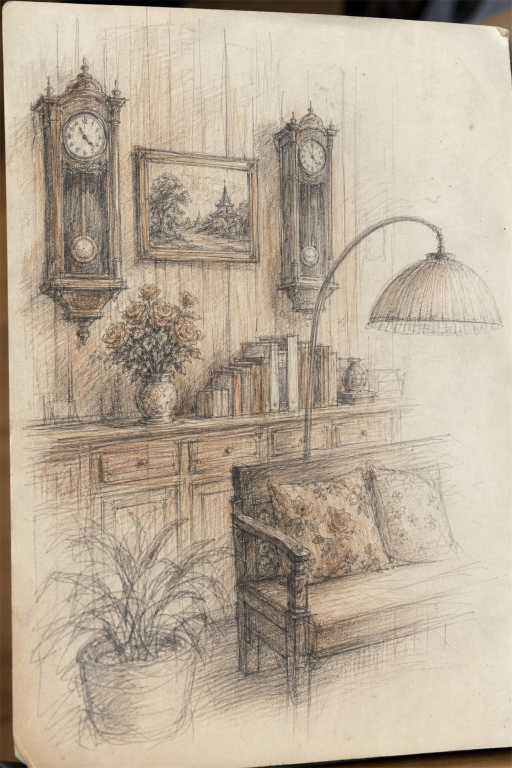
#> input picture merch/selected/D07_interior-pencil.png, 1024 x 1536 px, given in place of F05_signature-window.png, which was not available (shown at 1/2 size)
$ python _make_postcards.py
#> lines starting #> are read from the running program, lines starting #| are printed output that depends on the picture; pictures that were not available may be replaced by others from this repository, and a replacement may not be noted
# -*- coding: utf-8 -*-
"""Build print-ready A6 postcards (front + back) for Siwara Cafe.

A6 trim 105 x 148 mm · 3 mm bleed all round -> 111 x 154 mm · 300 dpi -> 1311 x 1819 px
Safe area: 5 mm inside the trim (so 8 mm in from the bleed edge).

Outputs into merch/print/postcards/:
  <CODE>_front.png / <CODE>_back.png   300 dpi, bleed included
  SIWARA_postcards_A6_print.pdf        all pages, front then back, ready to send to the printer
  GUIDE.md                             what to tell the print shop
"""
import io
import subprocess
import sys
from pathlib import Path

from PIL import Image

sys.stdout = io.TextIOWrapper(sys.stdout.buffer, encoding="utf-8", errors="replace")

ROOT = Path(__file__).parent
SEL = ROOT / "selected"
OUT = ROOT / "print" / "postcards"
OUT.mkdir(parents=True, exist_ok=True)

DPI = 300
MM = DPI / 25.4
W = round(111 * MM)          # 1311 px  (105 + 3 + 3)
H = round(154 * MM)          # 1819 px  (148 + 3 + 3)
BLEED = round(3 * MM)        # 35 px
SAFE = round(8 * MM)         # 94 px from the bleed edge

SHOP = {
    "th": "ศิวรา คาเฟ่",
    "en": "SIWARA CAFE",
    "addr": "53 ถนนราษฎร์บำรุง ต.ตะกั่วป่า อ.ตะกั่วป่า จ.พังงา 82110",
    "hours": "เปิดอังคาร · อาทิตย์  10:00 · 17:00  (ปิดวันจันทร์)",
    "web": "siwara.cafe",
    "social": "FB siwaracafetakuapa   ·   IG @si.wara_cafe   ·   TikTok @siwaracafe",
    "tel": "097 350 1514",
}

CARDS = [
    ("F05", "F05_signature-window.png", "มุมสวย · หน้าต่างกระจกสี",
     "แสงบ่ายผ่านกระจกอัดลายสีเหลืองกับชมพู บนบ้านไม้สักอายุเกือบร้อยปี"),
    ("F07", "F07_roses-table.png", "กุหลาบบนโต๊ะ",
     "ดอกไม้สดบนโต๊ะไม้ เปลี่ยนใหม่ทุกเช้าก่อนเปิดร้าน"),
    ("F08", "F08_oldtown-street.png", "ถนนเมืองเก่าตะกั่วป่า",
     "โคมแดงสองแถวเหนือถนนสายวัฒนธรรม หน้าตึกแถวชิโนโปรตุกีส"),
    ("F13", "F13_street-morning.png", "เมืองเก่าตอนเช้า",
     "แสงเช้าสาดกำแพงตึกแถว ก่อนร้านรวงจะเปิดประตู"),
    ("F14", "F14_songthaew-mural.png", "รถสองแถวบนกำแพงเก่า",
     "ภาพวาดรถสองแถวตะกั่วป่า · เขาหลัก บนผนังคราบกาลเวลา"),
    ("F02", "F02_before-restoration.png", "บ้านหลังนี้เมื่อก่อน",
     "บ้านไม้สักหลังคาสังกะสี ก่อนบูรณะมาเป็นศิวรา คาเฟ่"),
    ("F09", "F09_shrine-lanterns.png", "ศาลเจ้าซินใช่ตึ๋ง",
     "โคมแดงเต็มลานศาลเจ้า หัวใจของเมืองเก่าตะกั่วป่า"),
    ("F11", "F11_elephants-old-street.png", "ตะกั่วป่าเมื่อครั้งเหมืองแร่",
     "ขบวนช้างเดินกลางถนนสายเดียวกับที่คุณเพิ่งเดินผ่าน"),
]

BACK_TPL = """<!DOCTYPE html><html lang="th"><head><meta charset="utf-8">
<link href="https://fonts.googleapis.com/css2?family=Chonburi&family=Sarabun:wght@300;400;600&display=swap" rel="stylesheet">
<style>
  @page{{size:{W}px {H}px;margin:0}}
  *{{box-sizing:border-box}}
  html,body{{margin:0;padding:0;width:{W}px;height:{H}px;overflow:hidden;background:#f4ece0}}
  .sheet{{position:relative;width:{W}px;height:{H}px;
         font-family:'Sarabun',sans-serif;color:#241d19}}
  /* everything inside .safe is guaranteed not to be cut off */
  .safe{{position:absolute;left:{SAFE}px;top:{SAFE}px;
        width:{IW}px;height:{IH}px}}
  .head{{display:flex;align-items:baseline;gap:14px;
        border-bottom:1.5px solid #241d19;padding-bottom:10px}}
  .th{{font-family:'Chonburi',serif;font-size:40px;line-height:1}}
  .en{{font-size:17px;letter-spacing:.26em;opacity:.7}}
  .caption{{margin-top:14px;font-size:23px;font-weight:600}}
  .desc{{margin-top:5px;font-size:17px;line-height:1.55;opacity:.78;max-width:560px}}
  .divider{{position:absolute;left:{DIVX}px;top:{DIVT}px;width:1.5px;height:{DIVH}px;
           background:#241d19;opacity:.55}}
  .lines{{position:absolute;left:0;top:{LT}px;width:{LW}px}}
  .lines div{{height:1px;background:#241d19;opacity:.2;margin-bottom:{LGAP}px}}
  .stamp{{position:absolute;right:0;top:{LT}px;width:{STW}px;height:{STH}px;
         border:1.5px dashed #241d19;opacity:.55;border-radius:3px;
         display:flex;align-items:center;justify-content:center;
         font-size:13px;letter-spacing:.12em;text-align:center;line-height:1.5;padding:6px}}
  .addr{{position:absolute;right:0;top:{AT}px;width:{AW}px}}
  .addr div{{height:1px;background:#241d19;opacity:.2;margin-bottom:{AGAP}px}}
  .addr .lbl{{height:auto;background:none;opacity:.5;font-size:13px;letter-spacing:.14em;
             margin-bottom:16px}}
  .foot{{position:absolute;left:0;bottom:0;width:{IW}px;
        border-top:1.5px solid #241d19;padding-top:9px;font-size:14.5px;line-height:1.7}}
  .foot b{{font-weight:600}}
  .foot .row2{{opacity:.72}}
  .code{{position:absolute;right:0;bottom:0;font-size:12px;opacity:.45;letter-spacing:.16em}}
</style></head><body>
<div class="sheet">
  <div class="divider"></div>
  <div class="safe">
    <div class="head"><span class="th">{shop_th}</span><span class="en">{shop_en}</span></div>
    <div class="caption">{caption}</div>
    <div class="desc">{desc}</div>

    <div class="lines">{LROWS}</div>

    <div class="stamp">ติด<br>แสตมป์</div>
    <div class="addr">
      <div class="lbl">ถึง / TO</div>
      <div></div><div></div><div></div><div></div>
    </div>

    <div class="foot">
      <div><b>{addr}</b></div>
      <div class="row2">{hours}  ·  โทร {tel}</div>
      <div class="row2">{web}  ·  {social}</div>
      <div class="code">{code}</div>
    </div>
  </div>
</div>
</body></html>"""


def front(src: Path, dst: Path):
    """Portrait artwork is cover-cropped to fill the card. Square or landscape artwork is
    fitted whole onto the cream page instead, because cropping it to portrait chops the
    subject in half (F14 lost the back of the truck that way)."""
    im = Image.open(src).convert("RGB")
    sw, sh = im.size
#> sw = 1024; sh = 1536
    if sw / sh <= 0.75:                                   # portrait enough to fill
        scale = max(W / sw, H / sh)
#> scale = 1.28
        nw, nh = round(sw * scale), round(sh * scale)
#> nw = 1311; nh = 1966
        im = im.resize((nw, nh), Image.LANCZOS)
#> im: PIL image 1311x1966 RGB
        left, top = (nw - W) // 2, (nh - H) // 2
#> left = 0; top = 73
        out = im.crop((left, top, left + W, top + H))
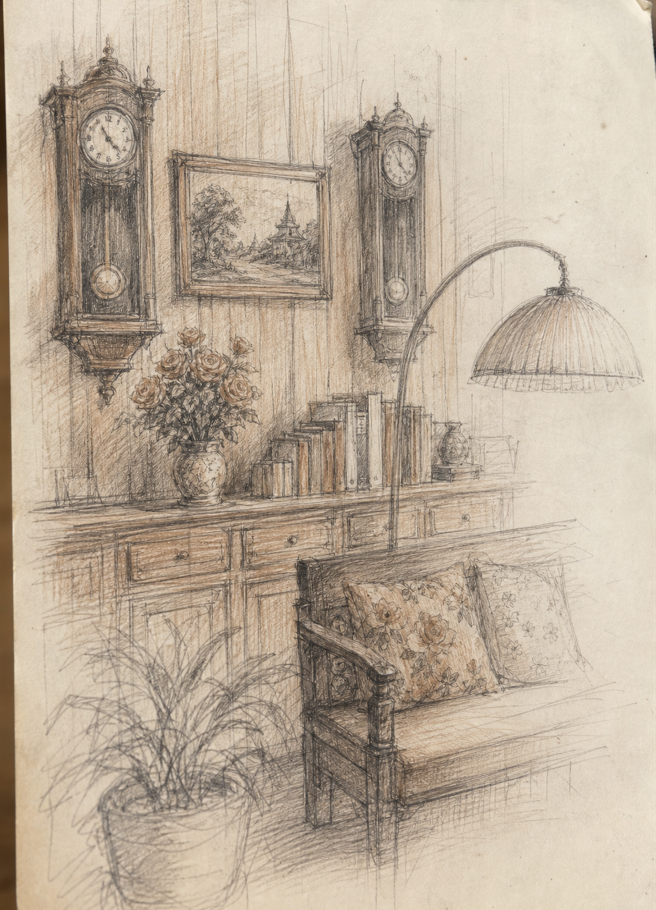
#> out: PIL image 1311x1819 RGB (shown at 1/2 size); mean R, G, B 189, 173.8, 155.4
    else:                                                 # fit whole, cream margin
        pad = round(6 * MM)
        scale = min((W - 2 * pad) / sw, (H - 2 * pad) / sh)
        nw, nh = round(sw * scale), round(sh * scale)
        im = im.resize((nw, nh), Image.LANCZOS)
        out = Image.new("RGB", (W, H), (244, 236, 224))
        out.paste(im, ((W - nw) // 2, round((H - nh) * 0.42)))
    out.save(dst, dpi=(DPI, DPI))
    return out


def build_backs(cards):
    html_dir = OUT / "_html"
    html_dir.mkdir(exist_ok=True)
    files = []
    inner_w, inner_h = W - 2 * SAFE, H - 2 * SAFE
    for code, _src, caption, desc in cards:
        # the writing zone starts just under the caption block and runs down to the footer,
        # so the card does not have a dead band across its middle
        top = round(inner_h * 0.20)
        bottom = round(inner_h * 0.87)
        nlines = 9
        lgap = round((bottom - top) / nlines)
        addr_top = top + round(34 * MM) + 26
        agap = round((bottom - addr_top) / 4)
        html = BACK_TPL.format(
            W=W, H=H, SAFE=SAFE, IW=inner_w, IH=inner_h,
            DIVX=W // 2, DIVT=SAFE + top - round(4 * MM), DIVH=bottom - top + round(8 * MM),
            LT=top, LW=round(inner_w * 0.44), LGAP=lgap, AGAP=agap,
            LROWS='<div></div>' * nlines,
            STW=round(24 * MM), STH=round(30 * MM),
            AT=addr_top, AW=round(inner_w * 0.44),
            shop_th=SHOP["th"], shop_en=SHOP["en"], caption=caption, desc=desc,
            addr=SHOP["addr"], hours=SHOP["hours"], tel=SHOP["tel"],
            web=SHOP["web"], social=SHOP["social"], code=code,
        )
        f = html_dir / f"{code}_back.html"
        f.write_text(html, encoding="utf-8")
        files.append(f)
    cmd = [sys.executable, r"D:\workFull\scripts\render_covers_png.py",
           "--width", str(W), "--height", str(H), *[str(f) for f in files]]
    r = subprocess.run(cmd, capture_output=True, text=True, encoding="utf-8", errors="replace")
    print((r.stdout or "")[-500:])
    for f in files:
        png = f.with_suffix(".png")
        im = Image.open(png).convert("RGB")
        if im.size != (W, H):                       # render script shoots at 2x device scale
            im = im.resize((W, H), Image.LANCZOS)
        dst = OUT / png.name
        im.save(dst, dpi=(DPI, DPI))
    return [OUT / (f.stem + ".png") for f in files]


if __name__ == "__main__":
    pages = []
    for code, src, caption, desc in CARDS:
        f = OUT / f"{code}_front.png"
        front(SEL / src, f)
        print(f"  front {f.name}")
#> pass 2 of the loop `for code, src, caption, desc in CARDS:`:
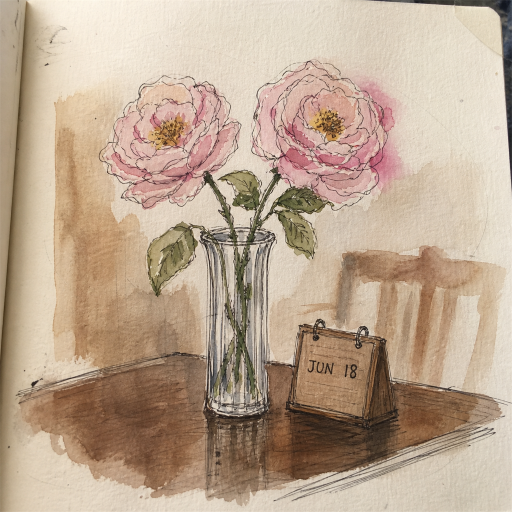
#> input picture merch/selected/F07_roses-table.png, 1024 x 1024 px (shown at 1/2 size)
#> in front (call 2), `out = Image.new("RGB", (W, H), (244, 236, 224))`:
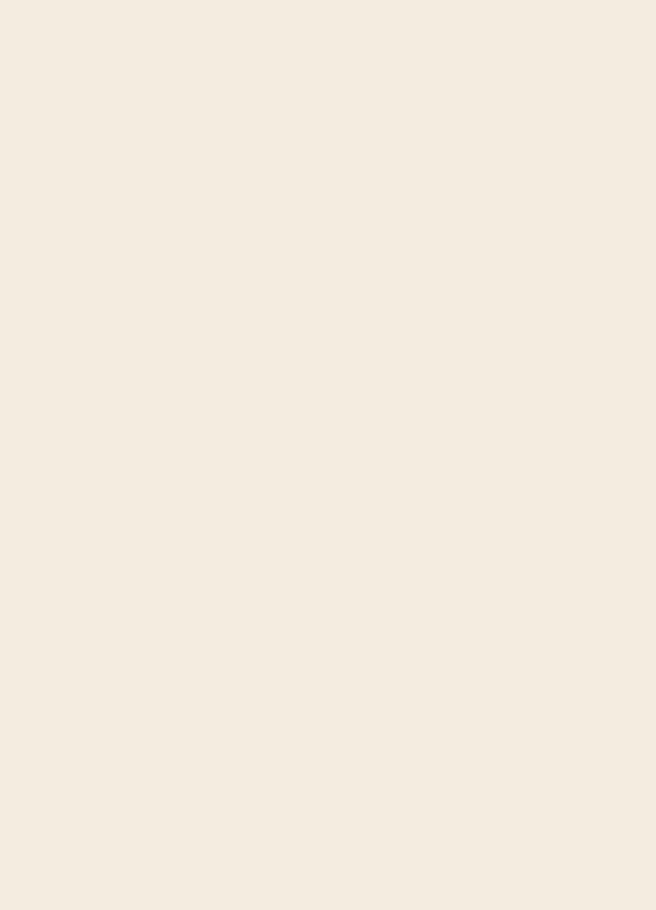
#> out: PIL image 1311x1819 RGB (shown at 1/2 size); mean R, G, B 244, 236, 224
#> in front (call 2), `out.paste(im, ((W - nw) // 2, round((H - nh) * 0.42)))`:
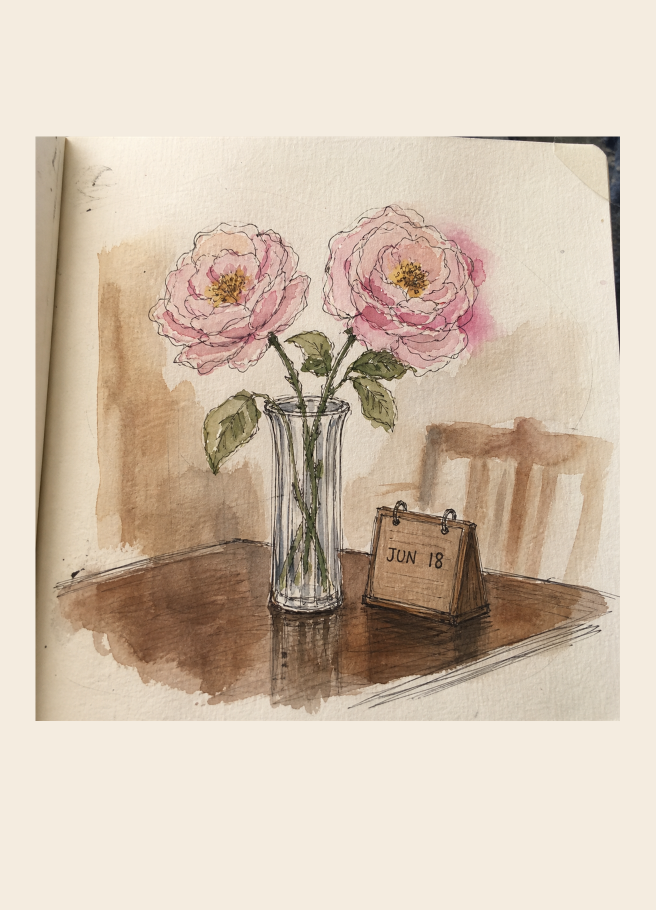
#> out: PIL image 1311x1819 RGB (shown at 1/2 size); mean R, G, B 211.9, 195.9, 178.6
#> pass 3 of the loop `for code, src, caption, desc in CARDS:`:
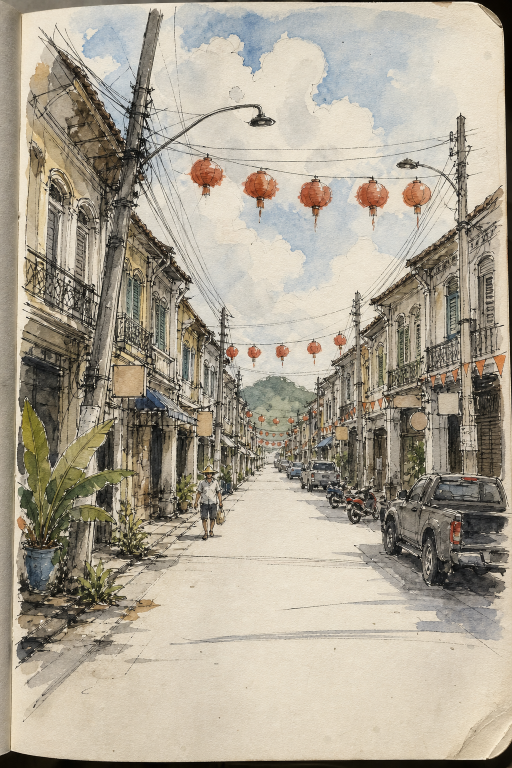
#> input picture merch/selected/F08_oldtown-street.png, 1024 x 1536 px (shown at 1/2 size)
#> in front, im is the input picture: PIL image 1024x1536 RGB; mean R, G, B 171.4, 163.1, 147.3
#> in front (call 3), `out = im.crop((left, top, left + W, top + H))`:
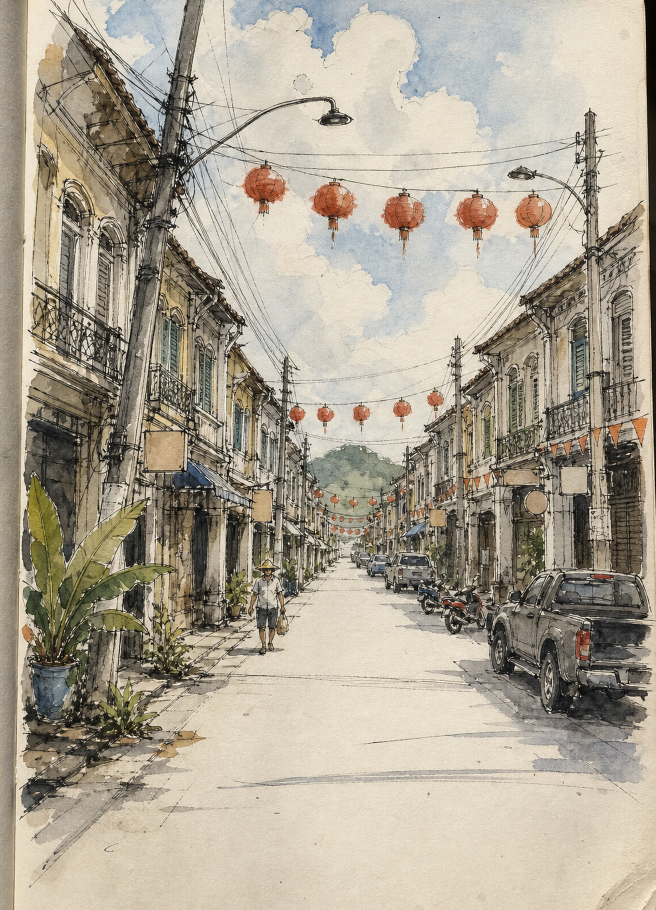
#> out: PIL image 1311x1819 RGB (shown at 1/2 size); mean R, G, B 171.7, 163.3, 147.3
#> the loop made 8 passes; the first 3 are shown
    build_backs(CARDS)
#> after the loop in build_backs, `for code, _src, caption, desc in cards:`: files = 8 items
#> in build_backs, `cmd = [sys.executable, r"D:\workFull\scripts\render_covers_png.py", "-..`: cmd = 14 items, first 6: '/usr/local/bin/python3', 'D:\\workFull\\scripts\\render_covers_png.py', '--width', '1311', '--height', '1819'
#> (the call stopped at in build_backs, `r = subprocess.run(cmd, capture_output=True, text=True, encoding="utf-..`: subprocess is not available in this run)
    for code, *_ in CARDS:
        pages.append(Image.open(OUT / f"{code}_front.png").convert("RGB"))
        pages.append(Image.open(OUT / f"{code}_back.png").convert("RGB"))
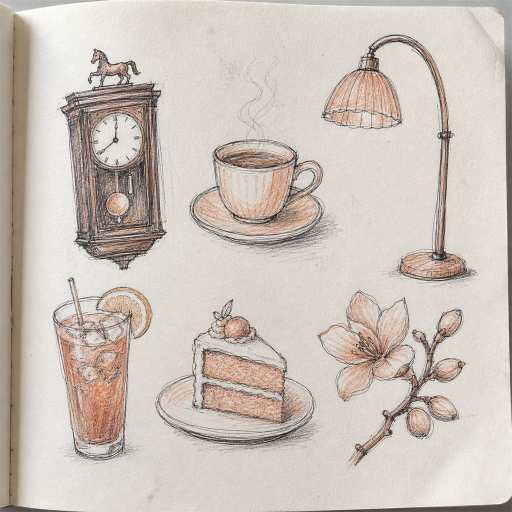
#> input picture merch/selected/E01_stickers-objects.png, 1024 x 1024 px, given in place of F05_back.png, which was not available (shown at 1/2 size)
#> pass 2 of the loop `for code, *_ in CARDS:`:
#> (the run stopped early here; a loop or call above may not have finished)
